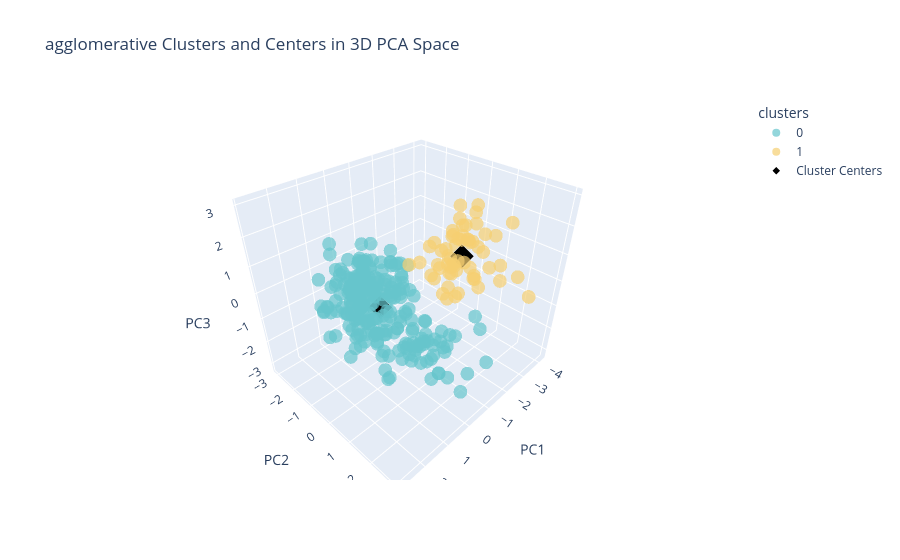

The notebook cell this image was saved under:
### Code cell
plot_clusters_3d(scaled_data, labels[1], centers[1], metadata, "agglomerative")

### Figure 1 — Plotly figure (JSON) as saved in the notebook; plotly's stock layout.template omitted (floating-point values rounded to 4 significant figures; data arrays with more than 128 entries replaced by an {"elided": "..."} marker saying what was removed)
{"data": [{"customdata": {"elided": "241x1 str values"}, "hovertemplate": "clusters=0<br>PC1=%{x}<br>PC2=%{y}<br>PC3=%{z}<br>Genre=%{customdata[0]}<extra></extra>", "legendgroup": "0", "marker": {"color": "rgb(102, 197, 204)", "opacity": 0.7, "symbol": "circle"}, "mode": "markers", "name": "0", "scene": "scene", "showlegend": true, "type": "scatter3d", "x": {"elided": "241 float values"}, "y": {"elided": "241 float values"}, "z": {"elided": "241 float values"}}, {"customdata": [["Rap"], ["Rap"], ["Rap"], ["Rap"], ["Rap"], ["Rap"], ["Rap"], ["Rap"], ["Rap"], ["Rap"], ["Rap"], ["Rap"], ["Rap"], ["Rap"], ["Rap"], ["Rap"], ["Rap"], ["Rap"], ["Rap"], ["Rap"], ["Rap"], ["Rap"], ["Rap"], ["Rap"], ["Rap"], ["Rap"], ["Rap"], ["Rap"], ["Rap"], ["Rap"], ["Rap"], ["Rap"], ["Rap"], ["Rap"], ["Rap"], ["Rap"], ["Rap"], ["Rap"], ["Rap"], ["Rap"], ["Rap"], ["Rap"], ["Rap"], ["Rap"], ["Rap"], ["Rap"], ["Rap"], ["Rap"], ["Rap"], ["Rap"], ["Rap"], ["Rap"], ["Rap"], ["Rap"], ["Rap"], ["Rap"], ["Rap"], ["Rap"], ["Rap"]], "hovertemplate": "clusters=1<br>PC1=%{x}<br>PC2=%{y}<br>PC3=%{z}<br>Genre=%{customdata[0]}<extra></extra>", "legendgroup": "1", "marker": {"color": "rgb(246, 207, 113)", "opacity": 0.7, "symbol": "circle"}, "mode": "markers", "name": "1", "scene": "scene", "showlegend": true, "type": "scatter3d", "x": [-3.048, -1.868, -1.939, -3.615, -3.349, -2.187, -2.209, -2.158, -2.952, -2.971, -2.06, -1.866, -1.919, -2.271, -2.747, -3.157, -2.377, -4.159, -2.999, -2.647, -2.002, -2.174, -2.279, -1.873, -2.79, -2.773, -3.121, -2.214, -2.01, -2.721, -2.025, -2.167, -2.229, -2.781, -2.94, -2.17, -2.665, -1.313, -1.309, -3.202, -2.862, -3.566, -2.221, -2.856, -0.8367, -1.434, -2.498, -4.085, -3.258, -2.056, -2.157, -3.193, -2.74, -3.887, -2.621, -2.92, -2.225, -3.322, -2.451], "y": [0.43, 1.52, 0.4186, 0.1272, 1.128, -1.679, 0.2904, -0.667, 0.1876, 0.9631, 0.3544, 0.07873, -0.3407, 1.4, 0.8336, 0.2521, 0.513, 1.186, 2.831, 1.881, 0.6696, 0.5211, 0.1631, 0.5279, -0.2002, 0.05295, 1.641, 0.5422, 0.5725, 0.6875, -0.2907, 0.5633, 1.221, -0.3477, 0.3187, 1.532, -0.201, 0.7314, 0.4708, 0.3723, -0.4108, -0.5613, 0.005929, 2.42, 2.151, -0.4243, 0.4178, 0.531, -0.4183, 0.768, 0.3006, -0.491, 0.2606, 0.09761, -0.8685, 0.376, 0.3445, -1.133, 0.6142], "z": [-0.1094, 0.4885, -0.3987, 1.945, 1.287, -0.5467, 1.441, 0.6455, 1.467, 0.7661, 0.6477, 0.2446, -0.263, -0.08288, -0.2325, 0.7641, 1.792, 1.481, -0.09781, 0.7971, 0.3649, 1.397, -0.106, 1.793, -0.2529, 2.183, -0.118, 0.568, 0.4879, 1.146, -0.4205, -0.818, 0.3063, -0.2042, 0.9976, 1.944, -1.57, -0.1893, 0.7939, 1.906, 0.08154, 1.229, 0.7976, 0.522, 2.993, 0.4314, 1.188, -0.5389, 0.358, -0.5302, 1.405, -0.8597, 1.186, 0.2279, 0.5269, 1.003, 0.3485, -0.19, 0.4372]}, {"marker": {"color": "black", "line": {"color": "white", "width": 2}, "size": 8, "symbol": "diamond"}, "mode": "markers", "name": "Cluster Centers", "type": "scatter3d", "x": [0.6243, -2.55], "y": [-0.1047, 0.4277], "z": [-0.1364, 0.557]}], "layout": {"legend": {"title": {"text": "clusters"}, "tracegroupgap": 0}, "scene": {"domain": {"x": [0, 1], "y": [0, 1]}, "xaxis": {"title": {"text": "PC1"}}, "yaxis": {"title": {"text": "PC2"}}, "zaxis": {"title": {"text": "PC3"}}}, "title": {"text": "agglomerative Clusters and Centers in 3D PCA Space"}}}
